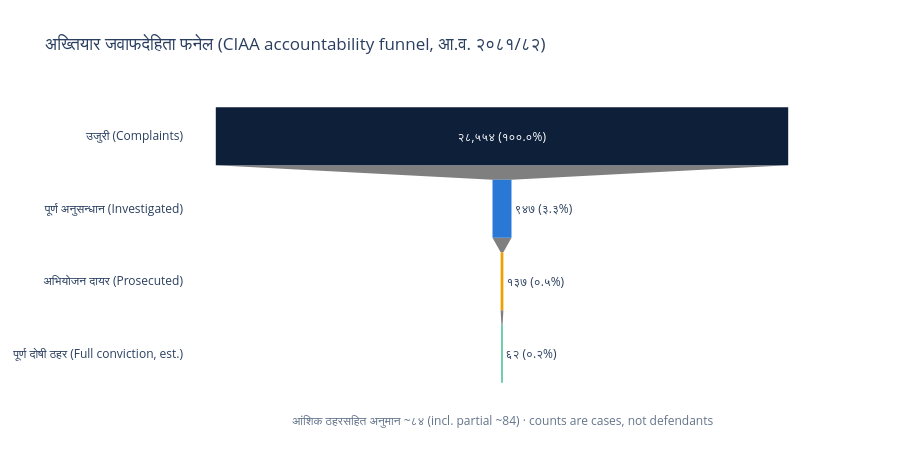

Notebook code cell kept with this figure:
### Markdown cell above
## 1. The funnel — about 0.2% of complaints end in a full conviction

Accountability is a pipeline, and almost all of the loss happens **before** a courtroom is involved.
Of the ~28,554 complaints **newly registered** at the CIAA in a single year (FY2081/82), only ~947
reach a full investigation, ~137 become prosecutions, and an estimated **~62 end in a full
conviction (~84 if partial convictions count)**. The steepest drop by far is at **intake screening**,
not adjudication.
*(Each stage counts that fiscal year's CIAA activity — a **throughput snapshot, not a traced cohort**:
this year's investigations and filings come from complaints of several years, and most of this year's
complaints resolve later. The top of the funnel is **newly registered** complaints only — it excludes
the ~8,500 prior-year backlog the CIAA also re-processed this year (total workload ~37,026), which
already entered as intake in their own registration year. Top three stages are CIAA annual-report
actuals; the conviction floor is **derived, not assumed** — the corpus full-conviction rate (45.1%)
applied to the filed count. Every stage is a count of **cases/prosecutions, not people**.)*

### Code cell
fn = funnel.copy()   # top 3 = CIAA actuals (assumptions.csv); convicted = derived (rate x filed)
lab = {"complaints": "उजुरी (Complaints)", "investigated": "पूर्ण अनुसन्धान (Investigated)",
       "filed": "अभियोजन दायर (Prosecuted)", "convicted": "पूर्ण दोषी ठहर (Full conviction, est.)"}
fn["label"] = fn.stage_key.map(lab).fillna(fn.stage_key)
top = fn["count"].iloc[0]
fn["text"] = [f"{dev(f'{c:,}')} ({dev(f'{c / top * 100:.1f}')}%)" for c in fn["count"]]
fig = go.Figure(go.Funnel(y=fn["label"], x=fn["count"], text=fn["text"], textinfo="text",
                          marker={"color": [NAVY, BLUE, AMBER, GREEN]}))
fig.add_annotation(x=0.5, xref="paper", y=-0.14, yref="paper", showarrow=False,
                   font={"size": 12, "color": "#64748b"},
                   text=f"आंशिक ठहरसहित अनुमान ~{dev(str(ct['funnel_convicted_incl_partial']))} "
                        f"(incl. partial ~{ct['funnel_convicted_incl_partial']}) · counts are cases, not defendants")
fig.update_layout(title="अख्तियार जवाफदेहिता फनेल (CIAA accountability funnel, आ.व. २०८१/८२)",
                  height=460, margin={"l": 180, "b": 70})
fig

### Figure 1 — Plotly figure (JSON) as saved in the notebook; plotly's stock layout.template omitted (floating-point values rounded to 4 significant figures)
{"data": [{"marker": {"color": ["#0E1F3A", "#2a78d6", "#eda100", "#1baf7a"]}, "text": ["२८,५५४ (१००.०%)", "९४७ (३.३%)", "१३७ (०.५%)", "६२ (०.२%)"], "textinfo": "text", "type": "funnel", "x": [28554, 947, 137, 62], "y": ["उजुरी (Complaints)", "पूर्ण अनुसन्धान (Investigated)", "अभियोजन दायर (Prosecuted)", "पूर्ण दोषी ठहर (Full conviction, est.)"]}], "layout": {"annotations": [{"font": {"color": "#64748b", "size": 12}, "showarrow": false, "text": "आंशिक ठहरसहित अनुमान ~८४ (incl. partial ~84) · counts are cases, not defendants", "x": 0.5, "xref": "paper", "y": -0.14, "yref": "paper"}], "height": 460, "margin": {"b": 70, "l": 180}, "title": {"text": "अख्तियार जवाफदेहिता फनेल (CIAA accountability funnel, आ.व. २०८१/८२)"}}}
